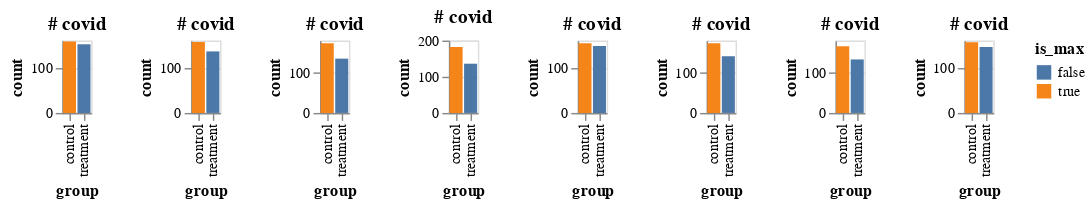

Notebook source saved alongside this figure:
### Code cell
all_ = []

for j in range(8):
    df1 = make_data_frame(p_covid_treat=.1, p_covid_control=.11, totalN=3000)
    plot1 = make_plot_2(df1)
    all_.append(plot1)

alt.hconcat(*all_)

### Figure 1 — Vega-Lite specification as saved in the notebook (floating-point values rounded to 4 significant figures)
{"config": {"view": {"continuousWidth": 400, "continuousHeight": 300}}, "hconcat": [{"data": {"name": "data-0eebb4de8bb71923ca111d08a353e73b"}, "mark": "bar", "encoding": {"color": {"field": "is_max", "type": "nominal"}, "tooltip": {"field": "count", "type": "quantitative"}, "x": {"field": "group", "type": "nominal"}, "y": {"field": "count", "type": "quantitative"}}, "height": 50, "title": "# covid", "width": 20}, {"data": {"name": "data-672c889e7c2fac0e2433fc0032b3fe0b"}, "mark": "bar", "encoding": {"color": {"field": "is_max", "type": "nominal"}, "tooltip": {"field": "count", "type": "quantitative"}, "x": {"field": "group", "type": "nominal"}, "y": {"field": "count", "type": "quantitative"}}, "height": 50, "title": "# covid", "width": 20}, {"data": {"name": "data-11ebc3b7ac572d5597fe94e085fea580"}, "mark": "bar", "encoding": {"color": {"field": "is_max", "type": "nominal"}, "tooltip": {"field": "count", "type": "quantitative"}, "x": {"field": "group", "type": "nominal"}, "y": {"field": "count", "type": "quantitative"}}, "height": 50, "title": "# covid", "width": 20}, {"data": {"name": "data-9413d57682a7a68a9afac16f9334d258"}, "mark": "bar", "encoding": {"color": {"field": "is_max", "type": "nominal"}, "tooltip": {"field": "count", "type": "quantitative"}, "x": {"field": "group", "type": "nominal"}, "y": {"field": "count", "type": "quantitative"}}, "height": 50, "title": "# covid", "width": 20}, {"data": {"name": "data-b93572b32a3b820e9cb12b7716e98584"}, "mark": "bar", "encoding": {"color": {"field": "is_max", "type": "nominal"}, "tooltip": {"field": "count", "type": "quantitative"}, "x": {"field": "group", "type": "nominal"}, "y": {"field": "count", "type": "quantitative"}}, "height": 50, "title": "# covid", "width": 20}, {"data": {"name": "data-55ce657a30e98d3b88f2c15fdea9d626"}, "mark": "bar", "encoding": {"color": {"field": "is_max", "type": "nominal"}, "tooltip": {"field": "count", "type": "quantitative"}, "x": {"field": "group", "type": "nominal"}, "y": {"field": "count", "type": "quantitative"}}, "height": 50, "title": "# covid", "width": 20}, {"data": {"name": "data-7e18e9b94428d41abc7dc8a7fcba186e"}, "mark": "bar", "encoding": {"color": {"field": "is_max", "type": "nominal"}, "tooltip": {"field": "count", "type": "quantitative"}, "x": {"field": "group", "type": "nominal"}, "y": {"field": "count", "type": "quantitative"}}, "height": 50, "title": "# covid", "width": 20}, {"data": {"name": "data-94b048218802a346f034a4ecfab8fa46"}, "mark": "bar", "encoding": {"color": {"field": "is_max", "type": "nominal"}, "tooltip": {"field": "count", "type": "quantitative"}, "x": {"field": "group", "type": "nominal"}, "y": {"field": "count", "type": "quantitative"}}, "height": 50, "title": "# covid", "width": 20}], "$schema": "https://vega.github.io/schema/vega-lite/v4.17.0.json", "datasets": {"data-0eebb4de8bb71923ca111d08a353e73b": [{"group": "treatment", "count": 152, "is_max": false}, {"group": "control", "count": 158, "is_max": true}], "data-672c889e7c2fac0e2433fc0032b3fe0b": [{"group": "treatment", "count": 136, "is_max": false}, {"group": "control", "count": 157, "is_max": true}], "data-11ebc3b7ac572d5597fe94e085fea580": [{"group": "treatment", "count": 135, "is_max": false}, {"group": "control", "count": 173, "is_max": true}], "data-9413d57682a7a68a9afac16f9334d258": [{"group": "treatment", "count": 136, "is_max": false}, {"group": "control", "count": 182, "is_max": true}], "data-b93572b32a3b820e9cb12b7716e98584": [{"group": "treatment", "count": 148, "is_max": false}, {"group": "control", "count": 154, "is_max": true}], "data-55ce657a30e98d3b88f2c15fdea9d626": [{"group": "treatment", "count": 141, "is_max": false}, {"group": "control", "count": 173, "is_max": true}], "data-7e18e9b94428d41abc7dc8a7fcba186e": [{"group": "treatment", "count": 133, "is_max": false}, {"group": "control", "count": 166, "is_max": true}], "data-94b048218802a346f034a4ecfab8fa46": [{"group": "treatment", "count": 146, "is_max": false}, {"group": "control", "count": 156, "is_max": true}]}}
